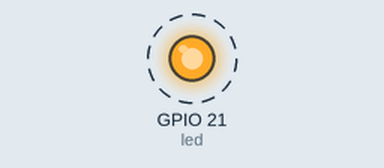
The program below on a simulated Raspberry Pi (BCM pin numbers). On the bench: output pins drawn as LEDs (lit = HIGH). Dashed ring = blinking. What the program prints to the terminal is not drawn.

Above: at 0.5 s.
Timing chart, 0 to 4.6 s (numbered marks = the images above):
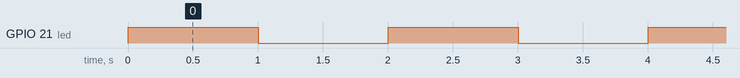

The program:

_01_LED_single.py
```python
# Program to blink Single LED
import RPi.GPIO as GPIO
import time
GPIO.setmode(GPIO.BCM)
led=21
GPIO.setup(led,GPIO.OUT)
while True:
    GPIO.output(led,True)
    time.sleep(1)
    print("LED On")
    GPIO.output(led,False)
    time.sleep(1)
    print("LED Off")
```

Measured:
- by itself, GPIO 21 (led): alternates HIGH for 1.0 s and LOW for 1.0 s
